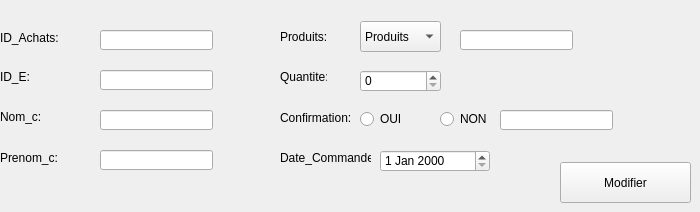
       <widget class="QWidget" name="tab_9">
        <attribute name="title">
         <string>Modifier</string>
        </attribute>
        <widget class="QLabel" name="label_31">
         <property name="geometry">
          <rect>
           <x>0</x>
           <y>70</y>
           <width>47</width>
           <height>14</height>
          </rect>
         </property>
         <property name="text">
          <string>ID_E:</string>
         </property>
        </widget>
        <widget class="QComboBox" name="produit2">
         <property name="geometry">
          <rect>
           <x>360</x>
           <y>21</y>
           <width>81</width>
           <height>31</height>
          </rect>
         </property>
         <property name="styleSheet">
          <string notr="true"/>
         </property>
         <item>
          <property name="text">
           <string>Produits</string>
          </property>
         </item>
         <item>
          <property name="text">
           <string>Gateau</string>
          </property>
         </item>
         <item>
          <property name="text">
           <string>Pain</string>
          </property>
         </item>
         <item>
          <property name="text">
           <string>Croissant</string>
          </property>
         </item>
        </widget>
        <widget class="QLabel" name="label_32">
         <property name="geometry">
          <rect>
           <x>0</x>
           <y>150</y>
           <width>61</width>
           <height>16</height>
          </rect>
         </property>
         <property name="text">
          <string>Prenom_c:</string>
         </property>
        </widget>
        <widget class="QRadioButton" name="radioButton_13">
         <property name="geometry">
          <rect>
           <x>360</x>
           <y>110</y>
           <width>83</width>
           <height>18</height>
          </rect>
         </property>
         <property name="text">
          <string>OUI</string>
         </property>
        </widget>
        <widget class="QLabel" name="label_33">
         <property name="geometry">
          <rect>
           <x>280</x>
           <y>30</y>
           <width>47</width>
           <height>14</height>
          </rect>
         </property>
         <property name="text">
          <string>Produits:</string>
         </property>
        </widget>
        <widget class="QSpinBox" name="spinBox_q_2">
         <property name="geometry">
          <rect>
           <x>360</x>
           <y>70</y>
           <width>81</width>
           <height>22</height>
          </rect>
         </property>
         <property name="styleSheet">
          <string notr="true"/>
         </property>
        </widget>
        <widget class="QLabel" name="label_34">
         <property name="geometry">
          <rect>
           <x>280</x>
           <y>110</y>
           <width>71</width>
           <height>16</height>
          </rect>
         </property>
         <property name="text">
          <string>Confirmation:</string>
         </property>
        </widget>
        <widget class="QLabel" name="label_35">
         <property name="geometry">
          <rect>
           <x>0</x>
           <y>110</y>
           <width>47</width>
           <height>14</height>
          </rect>
         </property>
         <property name="text">
          <string>Nom_c:</string>
         </property>
        </widget>
        <widget class="QLabel" name="label_36">
         <property name="geometry">
          <rect>
           <x>0</x>
           <y>30</y>
           <width>61</width>
           <height>16</height>
          </rect>
         </property>
         <property name="text">
          <string>ID_Achats:</string>
         </property>
        </widget>
        <widget class="QLabel" name="label_37">
         <property name="geometry">
          <rect>
           <x>280</x>
           <y>150</y>
           <width>91</width>
           <height>16</height>
          </rect>
         </property>
         <property name="text">
          <string>Date_Commande:</string>
         </property>
        </widget>
        <widget class="QLabel" name="label_38">
         <property name="geometry">
          <rect>
           <x>280</x>
           <y>70</y>
           <width>47</width>
           <height>14</height>
          </rect>
         </property>
         <property name="text">
          <string>Quantite:</string>
         </property>
        </widget>
        <widget class="QDateEdit" name="dateEdit_2">
         <property name="geometry">
          <rect>
           <x>380</x>
           <y>150</y>
           <width>110</width>
           <height>22</height>
          </rect>
         </property>
         <property name="styleSheet">
          <string notr="true"/>
         </property>
        </widget>
        <widget class="QRadioButton" name="radioButton_14">
         <property name="geometry">
          <rect>
           <x>440</x>
           <y>110</y>
           <width>83</width>
           <height>18</height>
          </rect>
         </property>
         <property name="text">
          <string>NON</string>
         </property>
        </widget>
        <widget class="QLineEdit" name="nom_c_2">
         <property name="geometry">
          <rect>
           <x>100</x>
           <y>110</y>
           <width>113</width>
           <height>20</height>
          </rect>
         </property>
         <property name="styleSheet">
          <string notr="true"/>
         </property>
        </widget>
        <widget class="QLineEdit" name="prenom_c_2">
         <property name="geometry">
          <rect>
           <x>100</x>
           <y>150</y>
           <width>113</width>
           <height>20</height>
          </rect>
         </property>
         <property name="styleSheet">
          <string notr="true"/>
         </property>
        </widget>
        <widget class="QPushButton" name="pushButton_9">
         <property name="geometry">
          <rect>
           <x>560</x>
           <y>162</y>
           <width>131</width>
           <height>41</height>
          </rect>
         </property>
         <property name="styleSheet">
          <string notr="true"/>
         </property>
         <property name="text">
          <string>Modifier</string>
         </property>
        </widget>
        <widget class="QLineEdit" name="id_e2">
         <property name="geometry">
          <rect>
           <x>100</x>
           <y>70</y>
           <width>113</width>
           <height>20</height>
          </rect>
         </property>
         <property name="styleSheet">
          <string notr="true"/>
         </property>
        </widget>
        <widget class="QLineEdit" name="mod_a">
         <property name="geometry">
          <rect>
           <x>100</x>
           <y>30</y>
           <width>113</width>
           <height>20</height>
          </rect>
         </property>
         <property name="styleSheet">
          <string notr="true"/>
         </property>
        </widget>
        <widget class="QLineEdit" name="prod">
         <property name="geometry">
          <rect>
           <x>460</x>
           <y>30</y>
           <width>113</width>
           <height>20</height>
          </rect>
         </property>
         <property name="styleSheet">
          <string notr="true"/>
         </property>
        </widget>
        <widget class="QLineEdit" name="conf">
         <property name="geometry">
          <rect>
           <x>500</x>
           <y>110</y>
           <width>113</width>
           <height>20</height>
          </rect>
         </property>
         <property name="styleSheet">
          <string notr="true"/>
         </property>
        </widget>
       </widget>
